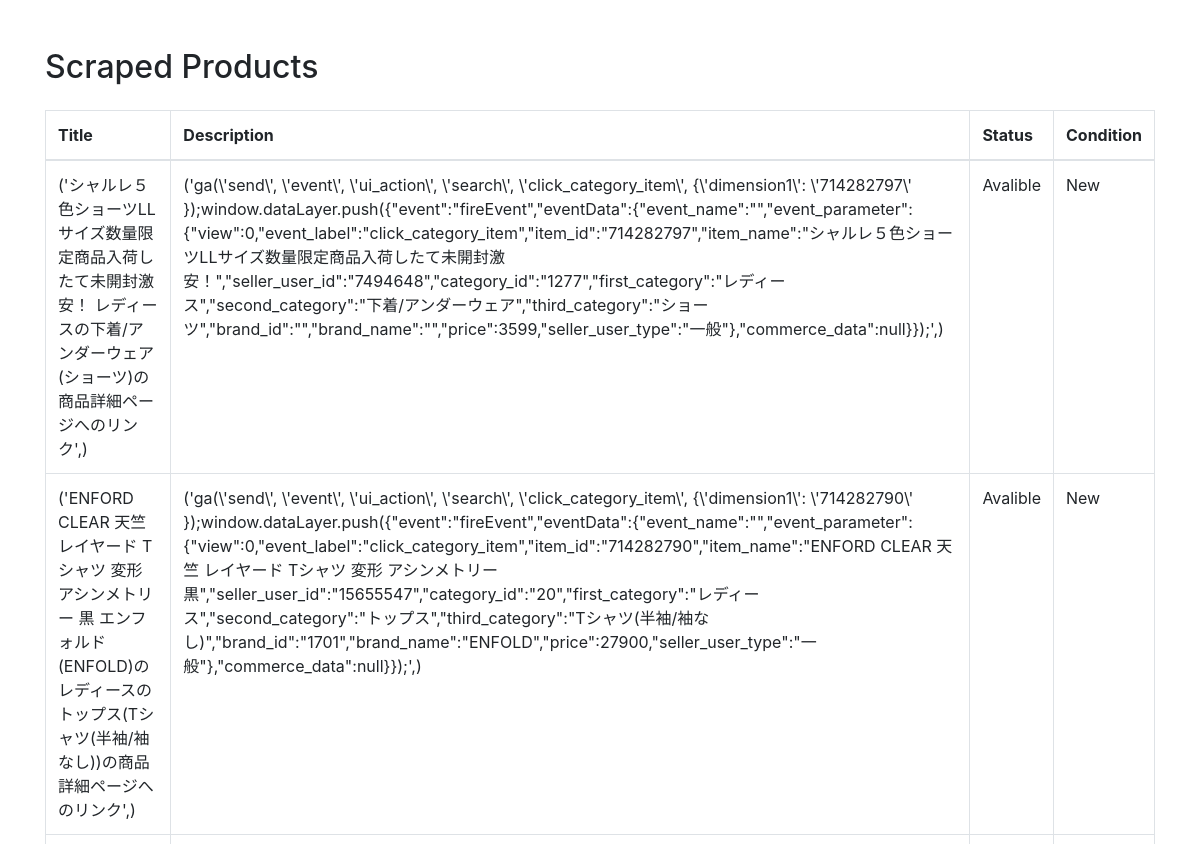
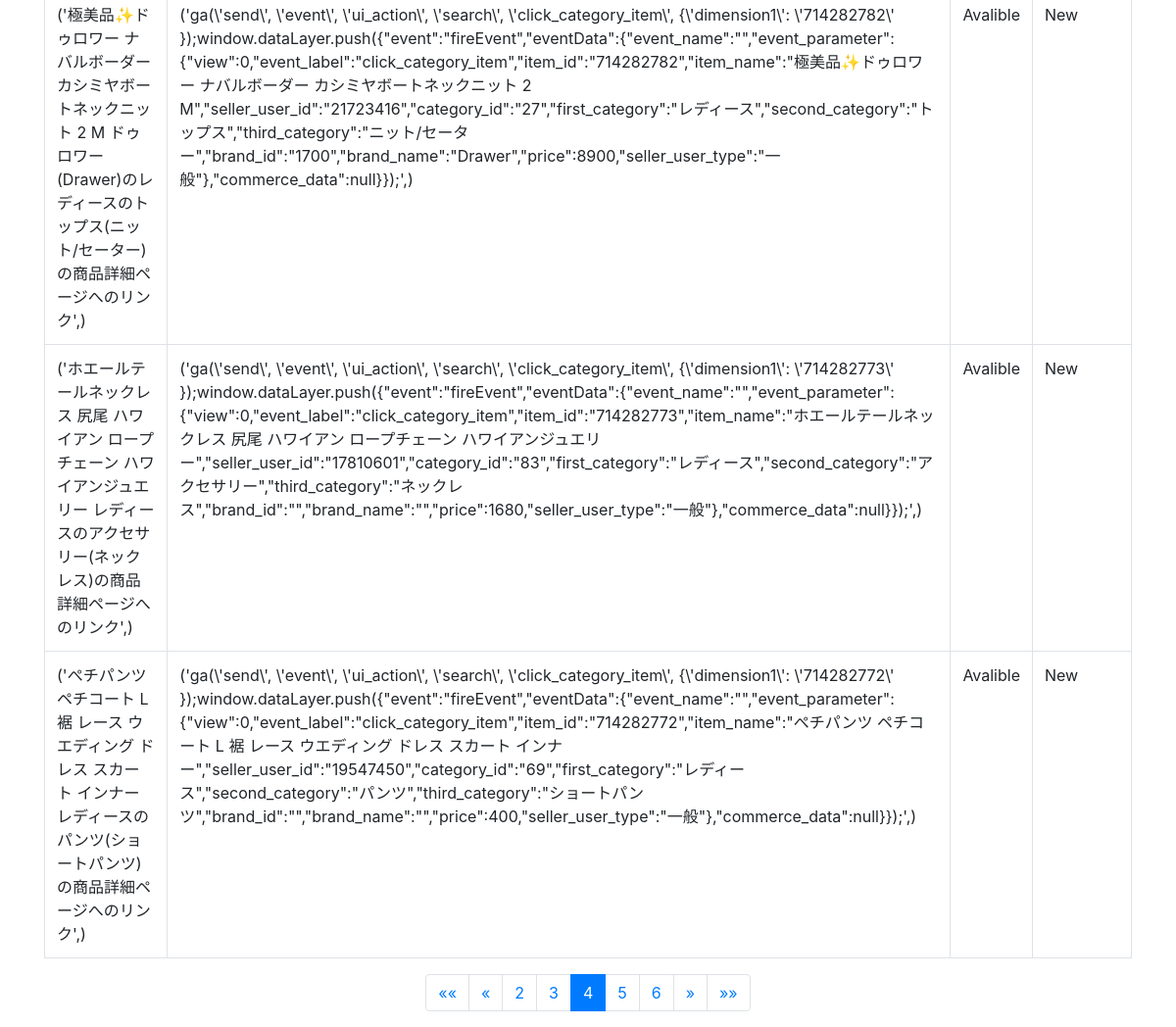
/results/?page=4, run on the app's committed database (2 pictures, top to bottom).
### rakuma_scraper/models.py (models this page shows)
class product(models.Model):
    title=models.CharField(max_length=100)
    description=models.TextField()
    status=models.CharField( max_length=50)
    condition=models.CharField(max_length=50)

### rakuma_scraper/views.py (the view)
# urls.py: path('results/',views.display)
def display(request):
    products=product.objects.all()
    paginator = Paginator(products, 5)
    page_number = request.GET.get('page')
    page_obj = paginator.get_page(page_number)
    return render(request,'results.html',{'page_obj':page_obj})

### rakuma_scraper/templates/results.html (shortened to what this page needs)
<!DOCTYPE html>
<html lang="en">
<head>
    <link rel="stylesheet" href="https://maxcdn.bootstrapcdn.com/bootstrap/4.5.2/css/bootstrap.min.css">
</head>
<body>
    <div class="container mt-5">
        <h2 class="mb-4">Scraped Products</h2>
        <table class="table table-bordered table-hover">
            <thead>
                <tr>
                    <th>Title</th>
                    <th>Description</th>
                    <th>Status</th>
                    <th>Condition</th>
                </tr>
            </thead>
            <tbody>
                {% for product in page_obj %}
                <tr>
                    <td>{{ product.title }}</td>
                    <td>{{ product.description }}</td>
                    <td>{{ product.status }}</td>
                    <td>{{ product.condition }}</td>
                </tr>
                {% empty %}
                <tr>
                    <td colspan="4" class="text-center">No products found.</td>
                </tr>
                {% endfor %}
            </tbody>
        </table>
        <nav aria-label="Page navigation">
            <ul class="pagination justify-content-center">
                {% if page_obj.has_previous %}
                    <li class="page-item">
                        <a class="page-link" href="?page=1" aria-label="First">
                            <span aria-hidden="true">&laquo;&laquo;</span>
                        </a>
                    </li>
                    <li class="page-item">
                        <a class="page-link" href="?page={{ page_obj.previous_page_number }}" aria-label="Previous">
                            <span aria-hidden="true">&laquo;</span>
                        </a>
                    </li>
                {% endif %}
                {% for num in page_obj.paginator.page_range %}
                    {% if page_obj.number == num %}
                        <li class="page-item active"><span class="page-link">{{ num }}</span></li>
                    {% elif num > page_obj.number|add:-3 and num < page_obj.number|add:3 %}
                        <li class="page-item"><a class="page-link" href="?page={{ num }}">{{ num }}</a></li>
                    {% endif %}
                {% endfor %}
                {% if page_obj.has_next %}
                    <li class="page-item">
                        <a class="page-link" href="?page={{ page_obj.next_page_number }}" aria-label="Next">
                            <span aria-hidden="true">&raquo;</span>
                        </a>
                    </li>
                    <li class="page-item">
                        <a class="page-link" href="?page={{ page_obj.paginator.num_pages }}" aria-label="Last">
                            <span aria-hidden="true">&raquo;&raquo;</span>
                        </a>
                    </li>
                {% endif %}
            </ul>
        </nav>
    </div>
</body>
</html>

### data on the page
product: title "('シャルレ５色ショーツLLサイズ数量限定商品入荷したて未開封激安！ レディースの下着/アンダーウェア(ショーツ)の商品詳細ページへのリンク',)", description "('ga(\\'send\\', \\'event\\', \\'ui_action\\', \\'search\\', \\'click_category_item\\', {\\'dimension1\\': \\'714282797\\' });window.dataLayer.push({\"event\":\"fireEvent\",\"eventData\":{\"event_name\":\"\",\"event_parameter\":{\"view\":0,\"event_label\":\"click_category_item\",\"item_id\":\"714282797\",\"item_name\":\"シャルレ５色ショーツLLサイズ数量限定商品入荷したて未開封激安！\",\"seller_user_id\":\"7494648\",\"category_id\":\"1277\",\"first_category\":\"レディース\",\"second_category\":\"下着/アンダーウェア\",\"third_category\":\"ショーツ\",\"brand_id\":\"\",\"brand_name\":\"\",\"price\":3599,\"seller_user_type\":\"一般\"},\"commerce_data\":null}});',)", status "Avalible", condition "New"
product: title "('ENFORD CLEAR 天竺 レイヤード Tシャツ 変形 アシンメトリー 黒 エンフォルド(ENFOLD)のレディースのトップス(Tシャツ(半袖/袖なし))の商品詳細ページへのリンク',)", description "('ga(\\'send\\', \\'event\\', \\'ui_action\\', \\'search\\', \\'click_category_item\\', {\\'dimension1\\': \\'714282790\\' });window.dataLayer.push({\"event\":\"fireEvent\",\"eventData\":{\"event_name\":\"\",\"event_parameter\":{\"view\":0,\"event_label\":\"click_category_item\",\"item_id\":\"714282790\",\"item_name\":\"ENFORD CLEAR 天竺 レイヤード Tシャツ 変形 アシンメトリー 黒\",\"seller_user_id\":\"15655547\",\"category_id\":\"20\",\"first_category\":\"レディース\",\"second_category\":\"トップス\",\"third_category\":\"Tシャツ(半袖/袖なし)\",\"brand_id\":\"1701\",\"brand_name\":\"ENFOLD\",\"price\":27900,\"seller_user_type\":\"一般\"},\"commerce_data\":null}});',)", status "Avalible", condition "New"
product: title "('極美品✨ドゥロワー ナバルボーダー カシミヤボートネックニット 2 M ドゥロワー(Drawer)のレディースのトップス(ニット/セーター)の商品詳細ページへのリンク',)", description "('ga(\\'send\\', \\'event\\', \\'ui_action\\', \\'search\\', \\'click_category_item\\', {\\'dimension1\\': \\'714282782\\' });window.dataLayer.push({\"event\":\"fireEvent\",\"eventData\":{\"event_name\":\"\",\"event_parameter\":{\"view\":0,\"event_label\":\"click_category_item\",\"item_id\":\"714282782\",\"item_name\":\"極美品✨ドゥロワー ナバルボーダー カシミヤボートネックニット 2 M\",\"seller_user_id\":\"21723416\",\"category_id\":\"27\",\"first_category\":\"レディース\",\"second_category\":\"トップス\",\"third_category\":\"ニット/セーター\",\"brand_id\":\"1700\",\"brand_name\":\"Drawer\",\"price\":8900,\"seller_user_type\":\"一般\"},\"commerce_data\":null}});',)", status "Avalible", condition "New"
product: title "('ホエールテールネックレス 尻尾 ハワイアン ロープチェーン ハワイアンジュエリー レディースのアクセサリー(ネックレス)の商品詳細ページへのリンク',)", description "('ga(\\'send\\', \\'event\\', \\'ui_action\\', \\'search\\', \\'click_category_item\\', {\\'dimension1\\': \\'714282773\\' });window.dataLayer.push({\"event\":\"fireEvent\",\"eventData\":{\"event_name\":\"\",\"event_parameter\":{\"view\":0,\"event_label\":\"click_category_item\",\"item_id\":\"714282773\",\"item_name\":\"ホエールテールネックレス 尻尾 ハワイアン ロープチェーン ハワイアンジュエリー\",\"seller_user_id\":\"17810601\",\"category_id\":\"83\",\"first_category\":\"レディース\",\"second_category\":\"アクセサリー\",\"third_category\":\"ネックレス\",\"brand_id\":\"\",\"brand_name\":\"\",\"price\":1680,\"seller_user_type\":\"一般\"},\"commerce_data\":null}});',)", status "Avalible", condition "New"
product: title "('ぺチパンツ ペチコート L 裾 レース ウエディング ドレス スカート インナー レディースのパンツ(ショートパンツ)の商品詳細ページへのリンク',)", description "('ga(\\'send\\', \\'event\\', \\'ui_action\\', \\'search\\', \\'click_category_item\\', {\\'dimension1\\': \\'714282772\\' });window.dataLayer.push({\"event\":\"fireEvent\",\"eventData\":{\"event_name\":\"\",\"event_parameter\":{\"view\":0,\"event_label\":\"click_category_item\",\"item_id\":\"714282772\",\"item_name\":\"ぺチパンツ ペチコート L 裾 レース ウエディング ドレス スカート インナー\",\"seller_user_id\":\"19547450\",\"category_id\":\"69\",\"first_category\":\"レディース\",\"second_category\":\"パンツ\",\"third_category\":\"ショートパンツ\",\"brand_id\":\"\",\"brand_name\":\"\",\"price\":400,\"seller_user_type\":\"一般\"},\"commerce_data\":null}});',)", status "Avalible", condition "New"

### other printed values
{{ num }} "2" "3" "5" "6"
{{ num }} "4"
